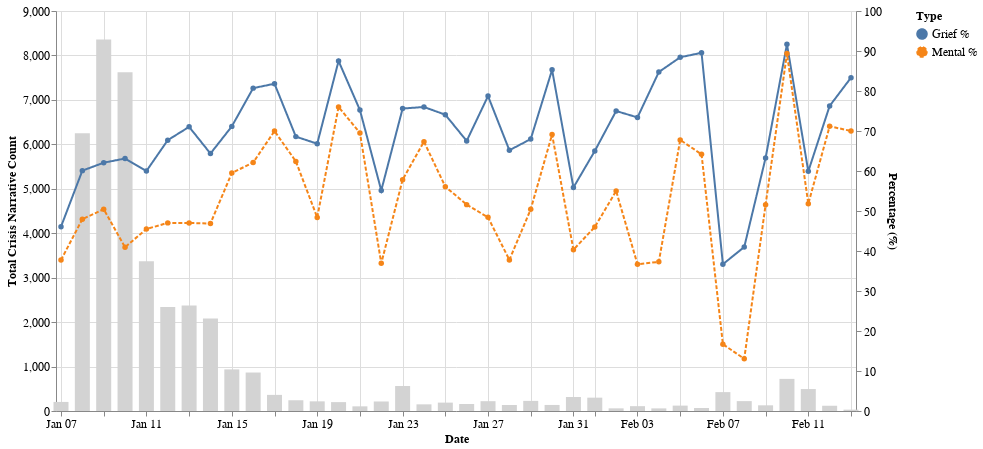

Notebook code cell kept with this figure:
### Code cell
# Bar for Total Posts (left Y axis)
bar = alt.Chart(summary_df).mark_bar(color='lightgray', size = 15).encode(
    x=alt.X('Day:T', title='Date', axis=alt.Axis(format='%b %d')),
    y=alt.Y('Total_Posts:Q', title='Total Crisis Narrative Count')
)

# Line for Grief % and Mental % (right Y axis with shared legend)
line = alt.Chart(percent_df).mark_line(point=True).encode(
    x='Day:T',
    y=alt.Y('Percent:Q', title='Percentage (%)', axis=alt.Axis(titleColor='black')),
    color=alt.Color('Type:N', title='Type'),
    strokeDash=alt.StrokeDash('Type:N', title='Type'),  # Dashed for Mental
    tooltip=['Day:T', 'Type:N', 'Percent:Q']
)

# Combine with dual y-axes
chart = alt.layer(
    bar,
    line
).resolve_scale(
    y = 'independent'
).properties(
    width=800,
    height=400,
    #title='Post Volume and Emotional Expression by Day'
)

chart

### Figure 1 — Vega-Lite specification as saved in the notebook (floating-point values rounded to 4 significant figures)
{"config": {"title": {"font": "Helvetica", "fontSize": 12}, "axis": {"labelFont": "Helvetica", "labelFontSize": 12, "titleFont": "Helvetica", "titleFontSize": 12}, "legend": {"labelFont": "Helvetica", "labelFontSize": 12, "titleFont": "Helvetica", "titleFontSize": 12}}, "layer": [{"data": {"name": "data-74c504b596d9e582a291c69e399ffbe2"}, "mark": {"type": "bar", "color": "lightgray", "size": 15}, "encoding": {"x": {"axis": {"format": "%b %d"}, "field": "Day", "title": "Date", "type": "temporal"}, "y": {"field": "Total_Posts", "title": "Total Crisis Narrative Count", "type": "quantitative"}}}, {"data": {"name": "data-73f535d85ad7769be47672979f775372"}, "mark": {"type": "line", "point": true}, "encoding": {"color": {"field": "Type", "title": "Type", "type": "nominal"}, "strokeDash": {"field": "Type", "title": "Type", "type": "nominal"}, "tooltip": [{"field": "Day", "type": "temporal"}, {"field": "Type", "type": "nominal"}, {"field": "Percent", "type": "quantitative"}], "x": {"field": "Day", "type": "temporal"}, "y": {"axis": {"titleColor": "black"}, "field": "Percent", "title": "Percentage (%)", "type": "quantitative"}}}], "height": 400, "resolve": {"scale": {"y": "independent"}}, "width": 800, "$schema": "https://vega.github.io/schema/vega-lite/v5.20.1.json", "datasets": {"data-74c504b596d9e582a291c69e399ffbe2": [{"Day": "2025-01-07T00:00:00", "Total_Posts": 204, "Grief_Percent": 46.08, "Mental_Percent": 37.75}, {"Day": "2025-01-08T00:00:00", "Total_Posts": 6247, "Grief_Percent": 60.09, "Mental_Percent": 47.96}, {"Day": "2025-01-09T00:00:00", "Total_Posts": 8358, "Grief_Percent": 62.07, "Mental_Percent": 50.44}, {"Day": "2025-01-10T00:00:00", "Total_Posts": 7620, "Grief_Percent": 63.12, "Mental_Percent": 40.96}, {"Day": "2025-01-11T00:00:00", "Total_Posts": 3372, "Grief_Percent": 59.99, "Mental_Percent": 45.49}, {"Day": "2025-01-12T00:00:00", "Total_Posts": 2341, "Grief_Percent": 67.71, "Mental_Percent": 47.03}, {"Day": "2025-01-13T00:00:00", "Total_Posts": 2372, "Grief_Percent": 71.04, "Mental_Percent": 47.01}, {"Day": "2025-01-14T00:00:00", "Total_Posts": 2082, "Grief_Percent": 64.36, "Mental_Percent": 46.88}, {"Day": "2025-01-15T00:00:00", "Total_Posts": 936, "Grief_Percent": 71.15, "Mental_Percent": 59.51}, {"Day": "2025-01-16T00:00:00", "Total_Posts": 866, "Grief_Percent": 80.72, "Mental_Percent": 62.12}, {"Day": "2025-01-17T00:00:00", "Total_Posts": 363, "Grief_Percent": 81.82, "Mental_Percent": 69.97}, {"Day": "2025-01-18T00:00:00", "Total_Posts": 242, "Grief_Percent": 68.6, "Mental_Percent": 62.4}, {"Day": "2025-01-19T00:00:00", "Total_Posts": 217, "Grief_Percent": 66.82, "Mental_Percent": 48.39}, {"Day": "2025-01-20T00:00:00", "Total_Posts": 200, "Grief_Percent": 87.5, "Mental_Percent": 76.0}, {"Day": "2025-01-21T00:00:00", "Total_Posts": 105, "Grief_Percent": 75.24, "Mental_Percent": 69.52}, {"Day": "2025-01-22T00:00:00", "Total_Posts": 214, "Grief_Percent": 55.14, "Mental_Percent": 36.92}, {"Day": "2025-01-23T00:00:00", "Total_Posts": 562, "Grief_Percent": 75.62, "Mental_Percent": 57.83}, {"Day": "2025-01-24T00:00:00", "Total_Posts": 150, "Grief_Percent": 76.0, "Mental_Percent": 67.33}, {"Day": "2025-01-25T00:00:00", "Total_Posts": 189, "Grief_Percent": 74.07, "Mental_Percent": 56.08}, {"Day": "2025-01-26T00:00:00", "Total_Posts": 157, "Grief_Percent": 67.52, "Mental_Percent": 51.59}, {"Day": "2025-01-27T00:00:00", "Total_Posts": 221, "Grief_Percent": 78.73, "Mental_Percent": 48.42}, {"Day": "2025-01-28T00:00:00", "Total_Posts": 135, "Grief_Percent": 65.19, "Mental_Percent": 37.78}, {"Day": "2025-01-29T00:00:00", "Total_Posts": 228, "Grief_Percent": 67.98, "Mental_Percent": 50.44}, {"Day": "2025-01-30T00:00:00", "Total_Posts": 136, "Grief_Percent": 85.29, "Mental_Percent": 69.12}, {"Day": "2025-01-31T00:00:00", "Total_Posts": 315, "Grief_Percent": 55.87, "Mental_Percent": 40.32}, {"Day": "2025-02-01T00:00:00", "Total_Posts": 300, "Grief_Percent": 65.0, "Mental_Percent": 46.0}, {"Day": "2025-02-02T00:00:00", "Total_Posts": 60, "Grief_Percent": 75.0, "Mental_Percent": 55.0}, {"Day": "2025-02-03T00:00:00", "Total_Posts": 109, "Grief_Percent": 73.39, "Mental_Percent": 36.7}, {"Day": "2025-02-04T00:00:00", "Total_Posts": 59, "Grief_Percent": 84.75, "Mental_Percent": 37.29}, {"Day": "2025-02-05T00:00:00", "Total_Posts": 121, "Grief_Percent": 88.43, "Mental_Percent": 67.77}, {"Day": "2025-02-06T00:00:00", "Total_Posts": 67, "Grief_Percent": 89.55, "Mental_Percent": 64.18}, {"Day": "2025-02-07T00:00:00", "Total_Posts": 425, "Grief_Percent": 36.71, "Mental_Percent": 16.71}, {"Day": "2025-02-08T00:00:00", "Total_Posts": 222, "Grief_Percent": 40.99, "Mental_Percent": 13.06}, {"Day": "2025-02-09T00:00:00", "Total_Posts": 128, "Grief_Percent": 63.28, "Mental_Percent": 51.56}, {"Day": "2025-02-10T00:00:00", "Total_Posts": 723, "Grief_Percent": 91.7, "Mental_Percent": 89.35}, {"Day": "2025-02-11T00:00:00", "Total_Posts": 494, "Grief_Percent": 59.92, "Mental_Percent": 51.82}, {"Day": "2025-02-12T00:00:00", "Total_Posts": 118, "Grief_Percent": 76.27, "Mental_Percent": 71.19}, {"Day": "2025-02-13T00:00:00", "Total_Posts": 30, "Grief_Percent": 83.33, "Mental_Percent": 70.0}], "data-73f535d85ad7769be47672979f775372": [{"Day": "2025-01-07T00:00:00", "Total_Posts": 204, "Type": "Grief %", "Percent": 46.08}, {"Day": "2025-01-08T00:00:00", "Total_Posts": 6247, "Type": "Grief %", "Percent": 60.09}, {"Day": "2025-01-09T00:00:00", "Total_Posts": 8358, "Type": "Grief %", "Percent": 62.07}, {"Day": "2025-01-10T00:00:00", "Total_Posts": 7620, "Type": "Grief %", "Percent": 63.12}, {"Day": "2025-01-11T00:00:00", "Total_Posts": 3372, "Type": "Grief %", "Percent": 59.99}, {"Day": "2025-01-12T00:00:00", "Total_Posts": 2341, "Type": "Grief %", "Percent": 67.71}, {"Day": "2025-01-13T00:00:00", "Total_Posts": 2372, "Type": "Grief %", "Percent": 71.04}, {"Day": "2025-01-14T00:00:00", "Total_Posts": 2082, "Type": "Grief %", "Percent": 64.36}, {"Day": "2025-01-15T00:00:00", "Total_Posts": 936, "Type": "Grief %", "Percent": 71.15}, {"Day": "2025-01-16T00:00:00", "Total_Posts": 866, "Type": "Grief %", "Percent": 80.72}, {"Day": "2025-01-17T00:00:00", "Total_Posts": 363, "Type": "Grief %", "Percent": 81.82}, {"Day": "2025-01-18T00:00:00", "Total_Posts": 242, "Type": "Grief %", "Percent": 68.6}, {"Day": "2025-01-19T00:00:00", "Total_Posts": 217, "Type": "Grief %", "Percent": 66.82}, {"Day": "2025-01-20T00:00:00", "Total_Posts": 200, "Type": "Grief %", "Percent": 87.5}, {"Day": "2025-01-21T00:00:00", "Total_Posts": 105, "Type": "Grief %", "Percent": 75.24}, {"Day": "2025-01-22T00:00:00", "Total_Posts": 214, "Type": "Grief %", "Percent": 55.14}, {"Day": "2025-01-23T00:00:00", "Total_Posts": 562, "Type": "Grief %", "Percent": 75.62}, {"Day": "2025-01-24T00:00:00", "Total_Posts": 150, "Type": "Grief %", "Percent": 76.0}, {"Day": "2025-01-25T00:00:00", "Total_Posts": 189, "Type": "Grief %", "Percent": 74.07}, {"Day": "2025-01-26T00:00:00", "Total_Posts": 157, "Type": "Grief %", "Percent": 67.52}, {"Day": "2025-01-27T00:00:00", "Total_Posts": 221, "Type": "Grief %", "Percent": 78.73}, {"Day": "2025-01-28T00:00:00", "Total_Posts": 135, "Type": "Grief %", "Percent": 65.19}, {"Day": "2025-01-29T00:00:00", "Total_Posts": 228, "Type": "Grief %", "Percent": 67.98}, {"Day": "2025-01-30T00:00:00", "Total_Posts": 136, "Type": "Grief %", "Percent": 85.29}, {"Day": "2025-01-31T00:00:00", "Total_Posts": 315, "Type": "Grief %", "Percent": 55.87}, {"Day": "2025-02-01T00:00:00", "Total_Posts": 300, "Type": "Grief %", "Percent": 65.0}, {"Day": "2025-02-02T00:00:00", "Total_Posts": 60, "Type": "Grief %", "Percent": 75.0}, {"Day": "2025-02-03T00:00:00", "Total_Posts": 109, "Type": "Grief %", "Percent": 73.39}, {"Day": "2025-02-04T00:00:00", "Total_Posts": 59, "Type": "Grief %", "Percent": 84.75}, {"Day": "2025-02-05T00:00:00", "Total_Posts": 121, "Type": "Grief %", "Percent": 88.43}, {"Day": "2025-02-06T00:00:00", "Total_Posts": 67, "Type": "Grief %", "Percent": 89.55}, {"Day": "2025-02-07T00:00:00", "Total_Posts": 425, "Type": "Grief %", "Percent": 36.71}, {"Day": "2025-02-08T00:00:00", "Total_Posts": 222, "Type": "Grief %", "Percent": 40.99}, {"Day": "2025-02-09T00:00:00", "Total_Posts": 128, "Type": "Grief %", "Percent": 63.28}, {"Day": "2025-02-10T00:00:00", "Total_Posts": 723, "Type": "Grief %", "Percent": 91.7}, {"Day": "2025-02-11T00:00:00", "Total_Posts": 494, "Type": "Grief %", "Percent": 59.92}, {"Day": "2025-02-12T00:00:00", "Total_Posts": 118, "Type": "Grief %", "Percent": 76.27}, {"Day": "2025-02-13T00:00:00", "Total_Posts": 30, "Type": "Grief %", "Percent": 83.33}, {"Day": "2025-01-07T00:00:00", "Total_Posts": 204, "Type": "Mental %", "Percent": 37.75}, {"Day": "2025-01-08T00:00:00", "Total_Posts": 6247, "Type": "Mental %", "Percent": 47.96}, {"Day": "2025-01-09T00:00:00", "Total_Posts": 8358, "Type": "Mental %", "Percent": 50.44}, {"Day": "2025-01-10T00:00:00", "Total_Posts": 7620, "Type": "Mental %", "Percent": 40.96}, {"Day": "2025-01-11T00:00:00", "Total_Posts": 3372, "Type": "Mental %", "Percent": 45.49}, {"Day": "2025-01-12T00:00:00", "Total_Posts": 2341, "Type": "Mental %", "Percent": 47.03}, {"Day": "2025-01-13T00:00:00", "Total_Posts": 2372, "Type": "Mental %", "Percent": 47.01}, {"Day": "2025-01-14T00:00:00", "Total_Posts": 2082, "Type": "Mental %", "Percent": 46.88}, {"Day": "2025-01-15T00:00:00", "Total_Posts": 936, "Type": "Mental %", "Percent": 59.51}, {"Day": "2025-01-16T00:00:00", "Total_Posts": 866, "Type": "Mental %", "Percent": 62.12}, {"Day": "2025-01-17T00:00:00", "Total_Posts": 363, "Type": "Mental %", "Percent": 69.97}, {"Day": "2025-01-18T00:00:00", "Total_Posts": 242, "Type": "Mental %", "Percent": 62.4}, {"Day": "2025-01-19T00:00:00", "Total_Posts": 217, "Type": "Mental %", "Percent": 48.39}, {"Day": "2025-01-20T00:00:00", "Total_Posts": 200, "Type": "Mental %", "Percent": 76.0}, {"Day": "2025-01-21T00:00:00", "Total_Posts": 105, "Type": "Mental %", "Percent": 69.52}, {"Day": "2025-01-22T00:00:00", "Total_Posts": 214, "Type": "Mental %", "Percent": 36.92}, {"Day": "2025-01-23T00:00:00", "Total_Posts": 562, "Type": "Mental %", "Percent": 57.83}, {"Day": "2025-01-24T00:00:00", "Total_Posts": 150, "Type": "Mental %", "Percent": 67.33}, {"Day": "2025-01-25T00:00:00", "Total_Posts": 189, "Type": "Mental %", "Percent": 56.08}, {"Day": "2025-01-26T00:00:00", "Total_Posts": 157, "Type": "Mental %", "Percent": 51.59}, {"Day": "2025-01-27T00:00:00", "Total_Posts": 221, "Type": "Mental %", "Percent": 48.42}, {"Day": "2025-01-28T00:00:00", "Total_Posts": 135, "Type": "Mental %", "Percent": 37.78}, {"Day": "2025-01-29T00:00:00", "Total_Posts": 228, "Type": "Mental %", "Percent": 50.44}, {"Day": "2025-01-30T00:00:00", "Total_Posts": 136, "Type": "Mental %", "Percent": 69.12}, {"Day": "2025-01-31T00:00:00", "Total_Posts": 315, "Type": "Mental %", "Percent": 40.32}, {"Day": "2025-02-01T00:00:00", "Total_Posts": 300, "Type": "Mental %", "Percent": 46.0}, {"Day": "2025-02-02T00:00:00", "Total_Posts": 60, "Type": "Mental %", "Percent": 55.0}, {"Day": "2025-02-03T00:00:00", "Total_Posts": 109, "Type": "Mental %", "Percent": 36.7}, {"Day": "2025-02-04T00:00:00", "Total_Posts": 59, "Type": "Mental %", "Percent": 37.29}, {"Day": "2025-02-05T00:00:00", "Total_Posts": 121, "Type": "Mental %", "Percent": 67.77}, {"Day": "2025-02-06T00:00:00", "Total_Posts": 67, "Type": "Mental %", "Percent": 64.18}, {"Day": "2025-02-07T00:00:00", "Total_Posts": 425, "Type": "Mental %", "Percent": 16.71}, {"Day": "2025-02-08T00:00:00", "Total_Posts": 222, "Type": "Mental %", "Percent": 13.06}, {"Day": "2025-02-09T00:00:00", "Total_Posts": 128, "Type": "Mental %", "Percent": 51.56}, {"Day": "2025-02-10T00:00:00", "Total_Posts": 723, "Type": "Mental %", "Percent": 89.35}, {"Day": "2025-02-11T00:00:00", "Total_Posts": 494, "Type": "Mental %", "Percent": 51.82}, {"Day": "2025-02-12T00:00:00", "Total_Posts": 118, "Type": "Mental %", "Percent": 71.19}, {"Day": "2025-02-13T00:00:00", "Total_Posts": 30, "Type": "Mental %", "Percent": 70.0}]}}
